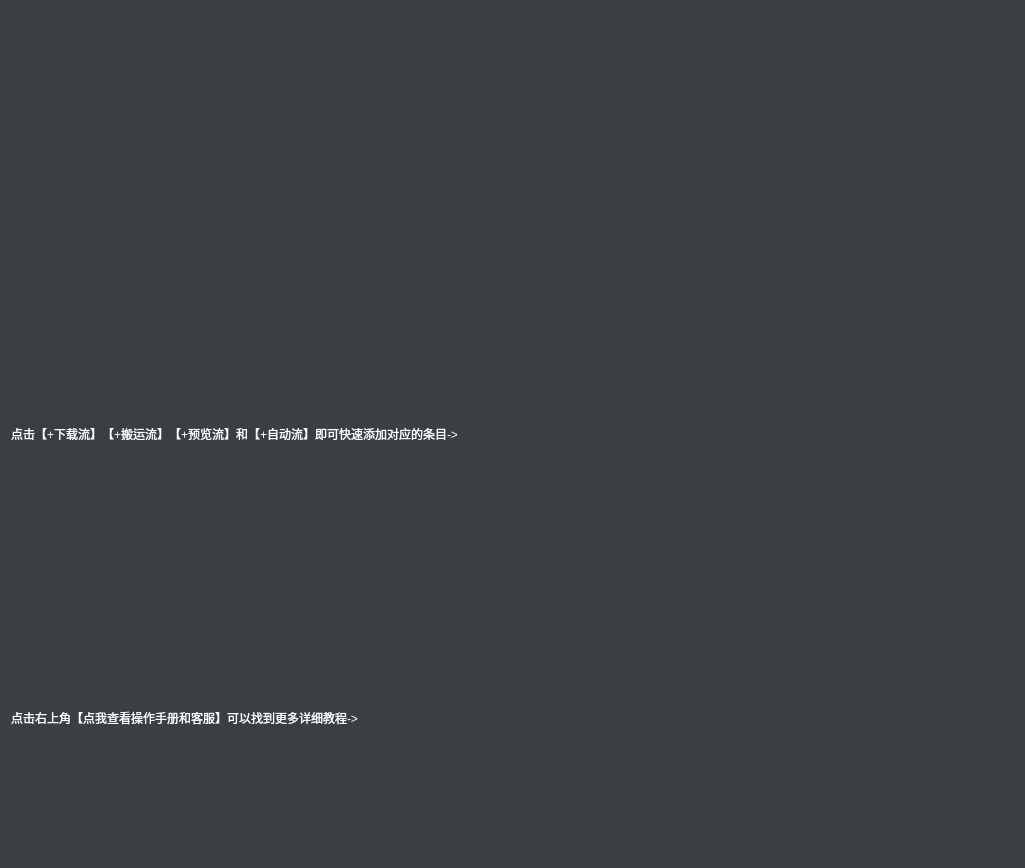
<?xml version="1.0" encoding="UTF-8"?>
<ui version="4.0">
 <class>Dialog</class>
 <widget class="QDialog" name="Dialog">
  <property name="geometry">
   <rect>
    <x>0</x>
    <y>0</y>
    <width>1025</width>
    <height>868</height>
   </rect>
  </property>
  <property name="sizePolicy">
   <sizepolicy hsizetype="Preferred" vsizetype="Maximum">
    <horstretch>0</horstretch>
    <verstretch>0</verstretch>
   </sizepolicy>
  </property>
  <property name="maximumSize">
   <size>
    <width>1025</width>
    <height>868</height>
   </size>
  </property>
  <property name="windowTitle">
   <string>Dialog</string>
  </property>
  <property name="styleSheet">
   <string notr="true">*{
background-color:#3c3f42;
color: #e6e6e6;
}

*:disabled {
	background-color: #3c3f42;
	color: #afafaf;
	cursor: not-allowed;

}
QListWidget:disabled,QTextEdit:disabled,QLineEdit:disabled,QTabWidget:disabled{
background-color:rgb(40, 40, 40);
}
QTextBrowser:disabled{
background-color:rgb(40, 40, 40);
color: rgb(152, 197, 150);
}

QPushButton:disabled {
	background-color: rgb(80, 80, 80);
	color: #afafaf;
	cursor: not-allowed;

}

QCheckBox:hover,QRadioButton:hover {
color: white;
}

QPushButton:hover {

font-weight: bold;
background-color:rgb(84, 84, 84);
color: white;
border-radius: 2pt;

}

QPushButton{
font-weight: bold;
background-color:rgb(106, 106, 106);
color: #e6e6e6;
border-radius: 2pt;
}

QTextBrowser,QListWidget,QTextEdit,QLineEdit,QTabWidget{
background-color:rgb(40, 40, 40);
color: rgba(152, 197, 150, 185);
font-size:12pt;
}

QTextBrowser:hover,QTextEdit:hover,QLineEdit:hover{
background-color:rgb(40, 40, 40);
color: rgb(152, 197, 150);
font-size:12pt;
}


QLabel{
color: #ebf905;
}



QRadioButton,QCheckBox {
        border: none;
        border-radius: 9px;
}
QRadioButton::indicator,QCheckBox::indicator{
    background-color: rgb(42, 45, 66);
    border: 0px solid #b1b1b1;
	width: 18px;
	height: 18px;
	border-radius: 9px;
}

QRadioButton::indicator:checked,QCheckBox::indicator:checked {
    background-color: #ebf905;
    border-color: #ebf905;
}

QMenuBar { background-color: transparent; }
QMenuBar::item { background-color: transparent; }
QMenuBar::item:selected { background-color:transparent; color: #ffffff;}
QMenu { background-color: transparent; }
QMenu::item { background-color: transparent; }
QMenu::item:selected { background-color: transparent; color: #ffffff; }

</string>
  </property>
  <layout class="QVBoxLayout" name="verticalLayout">
   <item>
    <widget class="QLabel" name="label">
     <property name="maximumSize">
      <size>
       <width>1007</width>
       <height>723</height>
      </size>
     </property>
     <property name="text">
      <string/>
     </property>
     <property name="pixmap">
      <pixmap>type_item_desc.png</pixmap>
     </property>
     <property name="scaledContents">
      <bool>true</bool>
     </property>
    </widget>
   </item>
   <item>
    <layout class="QHBoxLayout" name="horizontalLayout">
     <item>
      <widget class="QLabel" name="label_3">
       <property name="styleSheet">
        <string notr="true">color: rgb(255, 255, 255);</string>
       </property>
       <property name="text">
        <string>点击【+下载流】【+搬运流】【+预览流】和【+自动流】即可快速添加对应的条目-&gt;</string>
       </property>
      </widget>
     </item>
     <item>
      <widget class="QLabel" name="label_2">
       <property name="text">
        <string/>
       </property>
       <property name="pixmap">
        <pixmap>add_tiao_mu.png</pixmap>
       </property>
      </widget>
     </item>
    </layout>
   </item>
   <item>
    <layout class="QHBoxLayout" name="horizontalLayout_2">
     <item>
      <widget class="QLabel" name="label_5">
       <property name="styleSheet">
        <string notr="true">color: rgb(255, 255, 255);</string>
       </property>
       <property name="text">
        <string>点击右上角【点我查看操作手册和客服】可以找到更多详细教程-&gt;</string>
       </property>
      </widget>
     </item>
     <item>
      <widget class="QLabel" name="label_4">
       <property name="text">
        <string/>
       </property>
       <property name="pixmap">
        <pixmap>more_jiao_cheng.png</pixmap>
       </property>
      </widget>
     </item>
    </layout>
   </item>
  </layout>
 </widget>
 <resources/>
 <connections/>
</ui>
